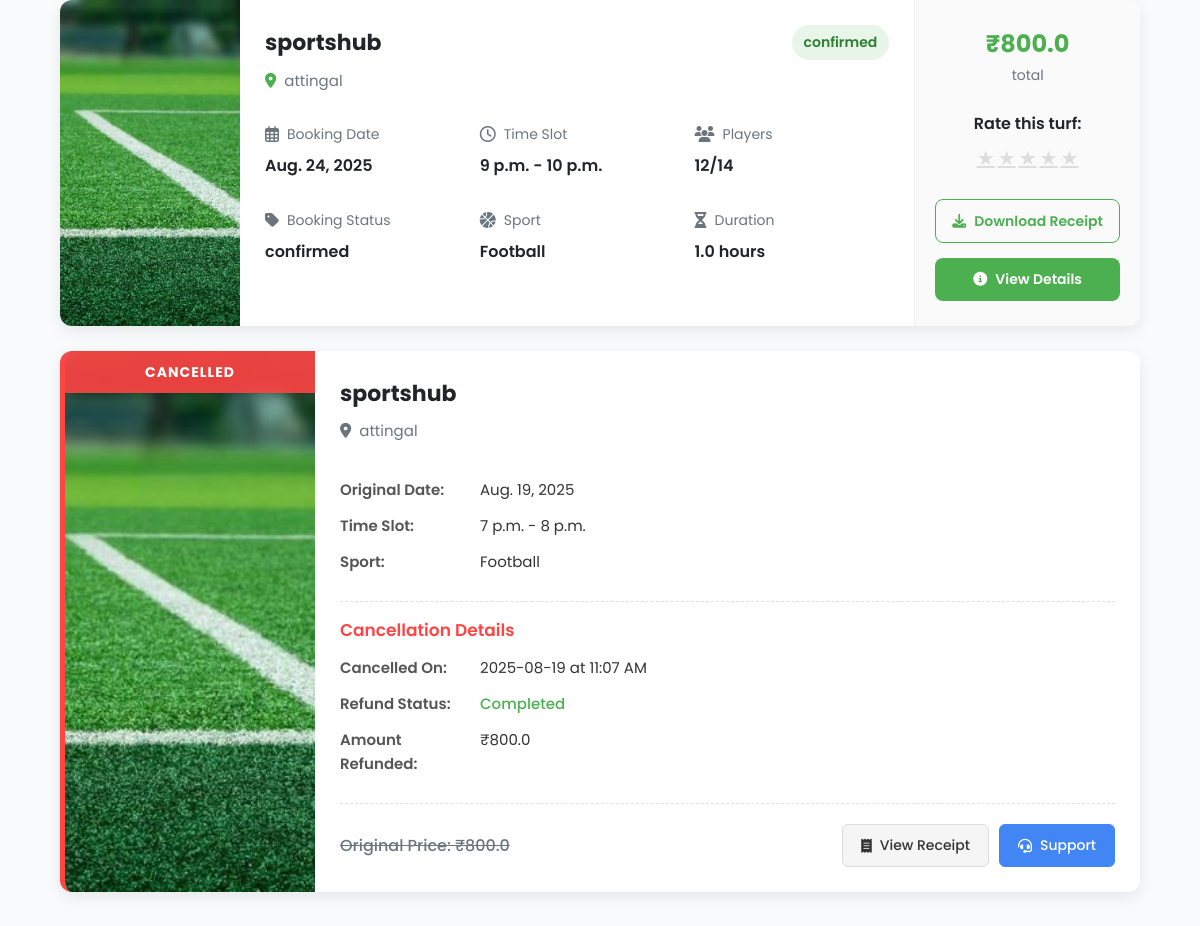
/player_booking/ (signed in, middle part), run on an earlier commit of the app's database.
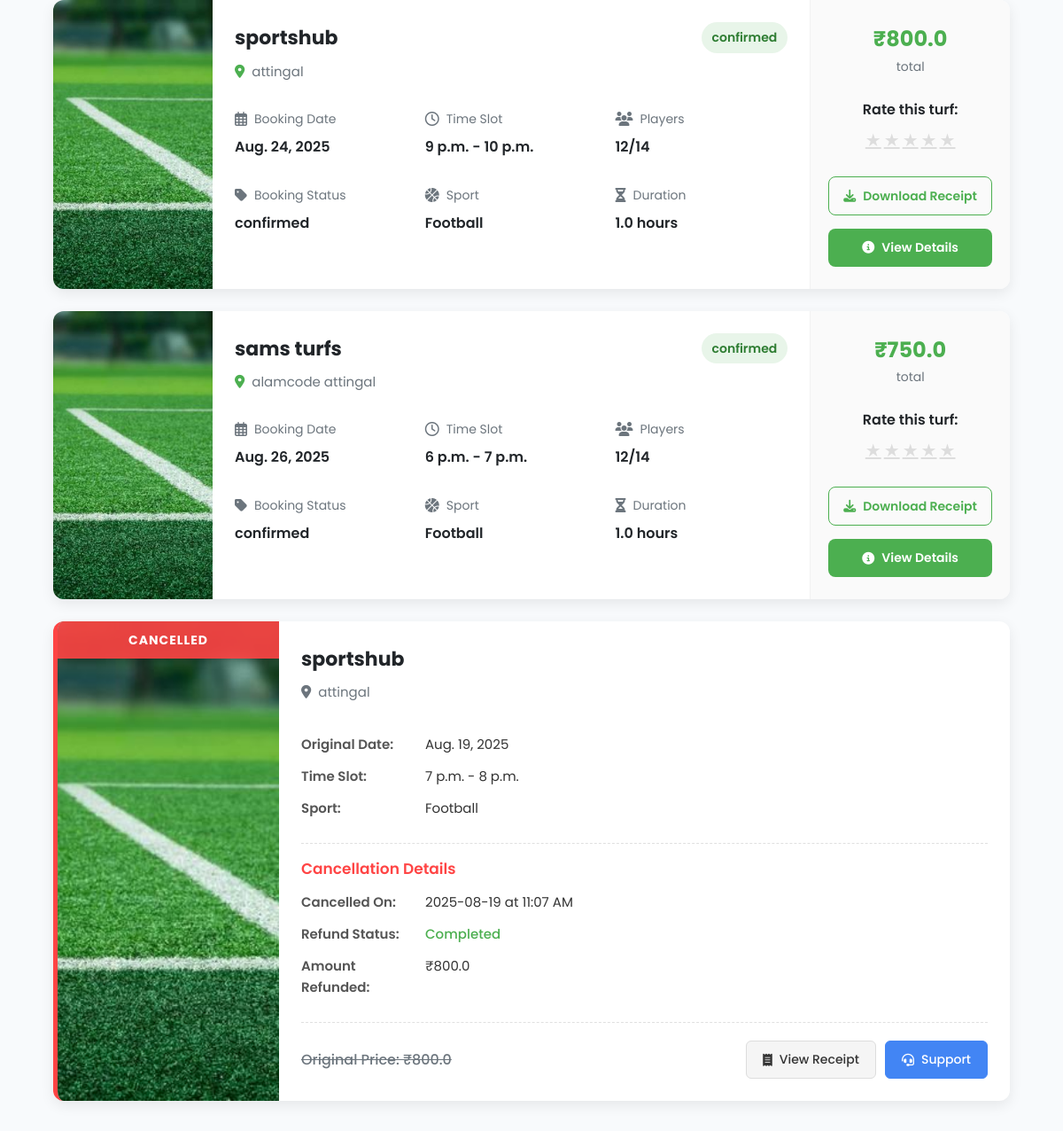
And on a later commit of the database.
### Turfapp/models.py (models this page shows, shortened)
class Booking(models.Model):
    user = models.ForeignKey(CustomUser, on_delete=models.CASCADE, related_name='bookings')
    turf = models.ForeignKey(Turf_details, on_delete=models.CASCADE, related_name='bookings')
    date = models.DateField()
    start_time = models.TimeField()
    end_time = models.TimeField()
    STATUS_CHOICES =[('pending','pending'),('confirmed','confirmed'),('incomplete', 'Incomplete'),('completed','completed')]
    status = models.CharField(choices=STATUS_CHOICES,default='pending',max_length=15)
    created_at = models.DateTimeField(auto_now_add=True)
    @property
    def duration_hours(self):
        from datetime import datetime, timedelta
        start = datetime.combine(self.date, self.start_time)
        end = datetime.combine(self.date, self.end_time)
        duration = end - start
        return max(duration.total_seconds() / 3600, 0)
    @property
    def total_price(self):
        return self.duration_hours * float(self.turf.price)

class Turf_details(models.Model):
    owner = models.ForeignKey(CustomUser, on_delete=models.CASCADE, related_name='turf')
    name = models.CharField(max_length=20)
    location = models.CharField(max_length=50)
    price = models.CharField(max_length=5)
    opening_time = models.TimeField(null=True, blank=True)
    closing_time = models.TimeField(null=True, blank=True)
    sport_types = models.ManyToManyField(SportType, related_name='turf')
    image = models.ImageField(upload_to='turf_images/', null=True, blank=True)
    length = models.FloatField(null=True, blank=True)
    width = models.FloatField(null=True, blank=True)
    has_floodlight = models.BooleanField(default=False)
    has_drinking_water = models.BooleanField(default=False)
    is_approved = models.BooleanField(default=False)
    PLAYER_CAPACITY_CHOICES = [
        ('5', "5's"),
        ('7', "7's"),
        ('11', "11's"),
    ]
    player_capacity = models.CharField(
        max_length=2,
        choices=PLAYER_CAPACITY_CHOICES,
        null=True,
        blank=True
    )
    extra_features = models.TextField(
        null=True,
        blank=True,
        help_text="Any other features not listed above"
    )
    STATUS_CHOICES =[('enabled','Enabled'),('disabled','Disabled')]
    status = models.CharField(max_length=10,choices=STATUS_CHOICES,default='enabled')

class Cancelled_booking(models.Model):
    user = models.ForeignKey(CustomUser, on_delete=models.CASCADE, related_name='cancelled_bookings')
    turf = models.ForeignKey(Turf_details, on_delete=models.CASCADE, related_name='cancelled_bookings')
    date = models.DateField()
    start_time = models.TimeField()
    end_time = models.TimeField()
    status = models.CharField(max_length=10,default='cancelled',editable=False)
    cancelled_at = models.DateTimeField(auto_now_add=True)
    @property
    def duration_hours(self):
        from datetime import datetime, timedelta
        start = datetime.combine(self.date, self.start_time)
        end = datetime.combine(self.date, self.end_time)
        duration = end - start
        return duration.total_seconds() / 3600
    @property
    def total_price(self):
        return self.duration_hours * float(self.turf.price)

### Turfapp/views.py (the view)
# urls.py: path("player_booking/",views.Booking_history,name='player_booking'),
@login_required
def Booking_history(request):
    user_id = request.user.id
    bookings = Booking.objects.filter(user_id=user_id).order_by('date', 'start_time')
    cancelled = Cancelled_booking.objects.filter(user_id=request.user.id).order_by('cancelled_at')
    return render(request,'player_booking.html',{'bookings':bookings,'cancelled':cancelled})

### Turfapp/templates/player_booking.html (shortened to what the changed rows need)
<!DOCTYPE html>
<html lang="en">
<head>
    <link rel="stylesheet" href="https://cdnjs.cloudflare.com/ajax/libs/font-awesome/6.4.0/css/all.min.css">
</head>
<body>
    <div class="main-container">
        <div class="booking-list" id="bookingList">
            {% for booking in bookings %}
            <div class="booking-card" data-status="{{ booking.status|lower }}" data-date="{{ booking.date }}">
                <div class="booking-image">
                    <img src="{{ booking.turf.image.url }}" alt="{{ booking.turf.name }}">
                </div>
                <div class="booking-details">
                    <div class="booking-header">
                        <div class="booking-title">
                            <h2>{{ booking.turf.name }}</h2>
                            <div class="booking-location">
                                <i class="fas fa-map-marker-alt"></i> {{ booking.turf.location }}
                            </div>
                        </div>
                        <div class="booking-status status-{{ booking.status|lower }}">{{ booking.status }}</div>
                    </div>
                    <div class="booking-meta">
                        <div class="meta-item">
                            <span class="meta-label"><i class="far fa-calendar-alt"></i> Booking Date</span>
                            <span class="meta-value">{{ booking.date }}</span>
                        </div>
                        <div class="meta-item">
                            <span class="meta-label"><i class="far fa-clock"></i> Time Slot</span>
                            <span class="meta-value">{{ booking.start_time }} - {{ booking.end_time }}</span>
                        </div>
                        <div class="meta-item">
                            <span class="meta-label"><i class="fas fa-users"></i> Players</span>
                            <span class="meta-value">12/14</span>
                        </div>
                    </div>
                    <div class="booking-meta">
                        <div class="meta-item">
                            <span class="meta-label"><i class="fas fa-tag"></i> Booking Status</span>
                            <span class="meta-value">{{ booking.status }}</span>
                        </div>
                        <div class="meta-item">
                            <span class="meta-label"><i class="fas fa-basketball-ball"></i> Sport</span>
                            <span class="meta-value">Football</span>
                        </div>
                        <div class="meta-item">
                            <span class="meta-label"><i class="fas fa-hourglass-half"></i> Duration</span>
                            <span class="meta-value">{{ booking.duration_hours }} hours</span>
                        </div>
                    </div>
                </div>
                <div class="booking-actions">
                    <div class="booking-price">
                        ₹{{ booking.total_price }} <span>total</span>
                    </div>
                    {% if booking.status == 'confirmed' %}
                    <div class="rating-container">
                        <div class="rating-value">Rate this turf:</div>
                        <div class="stars">
                            {% for i in "12345" %}
                            <a href="{% url 'rate_turf' booking.turf.id i %}" class="star" data-value="{{ i }}">★</a>
                            {% endfor %}
                        </div>
                    </div>
                    {% endif %}
                    <a href="{% url 'download_receipt' booking.id %}" class="action-btn btn-outline">
                        <i class="fas fa-download"></i> Download Receipt
                    </a>
                    <a href="#" class="action-btn btn-primary">
                        <i class="fas fa-info-circle"></i> View Details
                    </a>
                </div>
            </div>
            {% endfor %}
            {% for cancel in cancelled %}
            <div class="cancelled-booking-card">
                <div class="cancelled-booking-image">
                    <img src="{{ cancel.turf.image.url }}" alt="{{ cancel.turf.name }}">
                    <div class="cancelled-overlay">CANCELLED</div>
                </div>
                <div class="cancelled-booking-content">
                    <div class="cancelled-booking-header">
                        <h3>{{ cancel.turf.name }}</h3>
                        <div class="location">
                            <i class="fas fa-map-marker-alt"></i> {{ cancel.turf.location }}
                        </div>
                    </div>
                    <div class="original-booking-info">
                        <div class="info-row">
                            <span class="label">Original Date:</span>
                            <span class="value">{{ cancel.date }}</span>
                        </div>
                        <div class="info-row">
                            <span class="label">Time Slot:</span>
                            <span class="value">{{ cancel.start_time }} - {{ cancel.end_time }}</span>
                        </div>
                        <div class="info-row">
                            <span class="label">Sport:</span>
                            <span class="value">Football</span>
                        </div>
                    </div>
                    <div class="cancellation-details">
                        <h4>Cancellation Details</h4>
                        <div class="info-row">
                            <span class="label">Cancelled On:</span>
                            <span class="value">{{ cancel.cancelled_at|date:"Y-m-d" }} at {{ cancel.cancelled_at|date:"h:i A" }}</span>
                        </div>
                        <div class="info-row">
                            <span class="label">Refund Status:</span>
                            <span class="value refund-completed">
                                Completed
                            </span>
                        </div>
                        <div class="info-row">
                            <span class="label">Amount Refunded:</span>
                            <span class="value">₹{{ cancel.total_price }}</span>
                        </div>
                    </div>
                    <div class="cancelled-booking-footer">
                        <div class="original-price">
                            <s>Original Price: ₹{{ cancel.total_price }}</s>
                        </div>
                        <div class="cancelled-actions">
                            <button class="view-receipt-btn">
                                <i class="fas fa-receipt"></i> View Receipt
                            </button>
                            <button class="contact-support-btn">
                                <i class="fas fa-headset"></i> Support
                            </button>
                        </div>
                    </div>
                </div>
            </div>
            {% endfor %}
        </div>
    </div>
</body>
</html>

What changed in the data, as far as the page shows it:
added Booking: turf.image (picture), turf.name "sams turfs", turf.location "alamcode attingal", status "confirmed", date "Aug. 26, 2025", start_time "6 p.m.", end_time "7 p.m.", duration_hours "1.0", total_price "750.0"
